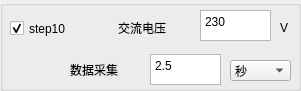
  <widget class="QGroupBox" name="groupBox_13">
   <property name="geometry">
    <rect>
     <x>290</x>
     <y>510</y>
     <width>301</width>
     <height>91</height>
    </rect>
   </property>
   <property name="title">
    <string/>
   </property>
   <widget class="QLabel" name="label_164">
    <property name="geometry">
     <rect>
      <x>70</x>
      <y>60</y>
      <width>71</width>
      <height>20</height>
     </rect>
    </property>
    <property name="text">
     <string>数据采集</string>
    </property>
   </widget>
   <widget class="QTextEdit" name="textEdit_S10_TIME">
    <property name="geometry">
     <rect>
      <x>150</x>
      <y>54</y>
      <width>71</width>
      <height>31</height>
     </rect>
    </property>
    <property name="html">
     <string>&lt;!DOCTYPE HTML PUBLIC &quot;-//W3C//DTD HTML 4.0//EN&quot; &quot;http://www.w3.org/TR/REC-html40/strict.dtd&quot;&gt;
&lt;html&gt;&lt;head&gt;&lt;meta name=&quot;qrichtext&quot; content=&quot;1&quot; /&gt;&lt;style type=&quot;text/css&quot;&gt;
p, li { white-space: pre-wrap; }
&lt;/style&gt;&lt;/head&gt;&lt;body style=&quot; font-family:'宋体'; font-size:10pt; font-weight:400; font-style:normal;&quot;&gt;
&lt;p style=&quot; margin-top:0px; margin-bottom:0px; margin-left:0px; margin-right:0px; -qt-block-indent:0; text-indent:0px;&quot;&gt;&lt;span style=&quot; font-family:'SimSun'; font-size:9pt;&quot;&gt;2.5&lt;/span&gt;&lt;/p&gt;&lt;/body&gt;&lt;/html&gt;</string>
    </property>
   </widget>
   <widget class="QCheckBox" name="checkBox_S10">
    <property name="geometry">
     <rect>
      <x>10</x>
      <y>18</y>
      <width>91</width>
      <height>21</height>
     </rect>
    </property>
    <property name="text">
     <string>step10</string>
    </property>
    <property name="checked">
     <bool>true</bool>
    </property>
   </widget>
   <widget class="QLabel" name="label_166">
    <property name="geometry">
     <rect>
      <x>118</x>
      <y>18</y>
      <width>71</width>
      <height>20</height>
     </rect>
    </property>
    <property name="text">
     <string>交流电压</string>
    </property>
   </widget>
   <widget class="QLabel" name="label_168">
    <property name="geometry">
     <rect>
      <x>280</x>
      <y>20</y>
      <width>16</width>
      <height>16</height>
     </rect>
    </property>
    <property name="text">
     <string>V</string>
    </property>
   </widget>
   <widget class="QTextEdit" name="textEdit_S10_AC_VOLT">
    <property name="geometry">
     <rect>
      <x>200</x>
      <y>10</y>
      <width>71</width>
      <height>31</height>
     </rect>
    </property>
    <property name="html">
     <string>&lt;!DOCTYPE HTML PUBLIC &quot;-//W3C//DTD HTML 4.0//EN&quot; &quot;http://www.w3.org/TR/REC-html40/strict.dtd&quot;&gt;
&lt;html&gt;&lt;head&gt;&lt;meta name=&quot;qrichtext&quot; content=&quot;1&quot; /&gt;&lt;style type=&quot;text/css&quot;&gt;
p, li { white-space: pre-wrap; }
&lt;/style&gt;&lt;/head&gt;&lt;body style=&quot; font-family:'宋体'; font-size:10pt; font-weight:400; font-style:normal;&quot;&gt;
&lt;p style=&quot; margin-top:0px; margin-bottom:0px; margin-left:0px; margin-right:0px; -qt-block-indent:0; text-indent:0px;&quot;&gt;&lt;span style=&quot; font-family:'SimSun'; font-size:9pt;&quot;&gt;230&lt;/span&gt;&lt;/p&gt;&lt;/body&gt;&lt;/html&gt;</string>
    </property>
   </widget>
   <widget class="QComboBox" name="comboBox_S10_TIME">
    <property name="geometry">
     <rect>
      <x>230</x>
      <y>60</y>
      <width>61</width>
      <height>21</height>
     </rect>
    </property>
    <item>
     <property name="text">
      <string>秒</string>
     </property>
    </item>
    <item>
     <property name="text">
      <string>毫秒</string>
     </property>
    </item>
    <item>
     <property name="text">
      <string>分钟</string>
     </property>
    </item>
   </widget>
  </widget>
